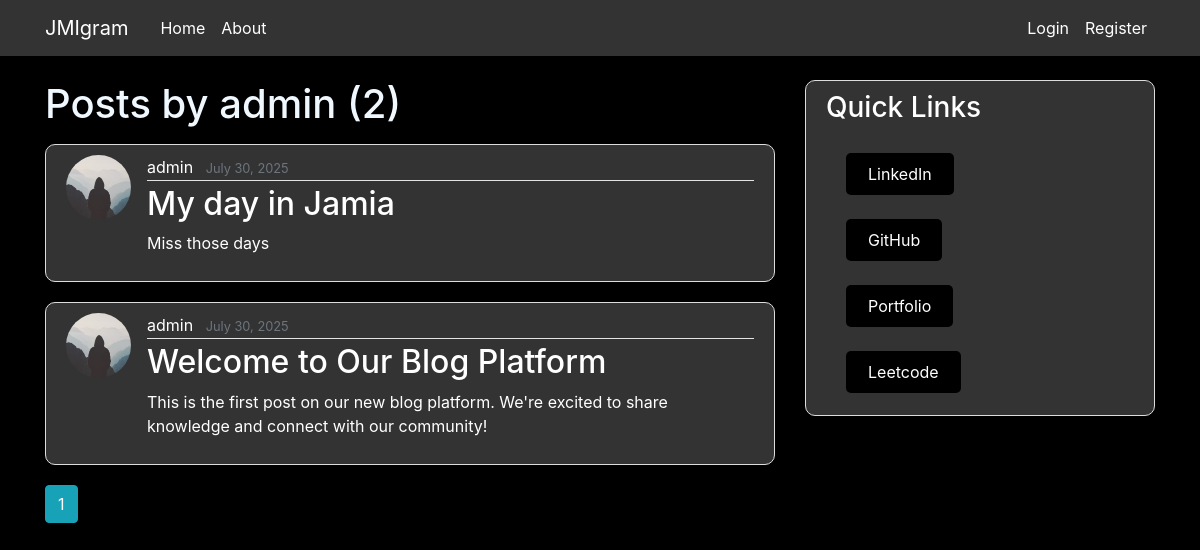
Screenshot of /user/admin with the database file from the repository.
### flaskblog/models.py (models this page shows, shortened)
class User(db.Model, UserMixin):
    id = db.Column(db.Integer, primary_key=True)
    username = db.Column(db.String(20), unique=True, nullable=False)
    email = db.Column(db.String(120), unique=True, nullable=False)
    image_file = db.Column(db.String(20), nullable=False, default='default.jpg')
    password = db.Column(db.String(60), nullable=False)
    is_admin = db.Column(db.Boolean, default=False)  # <-- Add this
    role=db.Column(db.String(30),default="Student")
    posts = db.relationship('Post', backref='author', lazy=True)

class Post(db.Model):
    id = db.Column(db.Integer, primary_key=True)
    is_under_review = db.Column(db.Boolean, default=False)
    title = db.Column(db.String(100), nullable=False)
    content = db.Column(db.Text, nullable=True)  # Text post
    image_file = db.Column(db.String(120), nullable=True)  # Optional image
    date_posted = db.Column(db.DateTime, nullable=False, default=datetime.utcnow)
    user_id = db.Column(db.Integer, db.ForeignKey('user.id'), nullable=False)

### flaskblog/routes.py (the view)
@app.route("/user/<string:username>")
def user_posts(username):
    page = request.args.get('page', 1, type=int)
    user = User.query.filter_by(username=username).first_or_404()
    posts = Post.query.filter_by(author=user).order_by(Post.date_posted.desc()).paginate(page=page, per_page=5)
    return render_template('user_posts.html', posts=posts, user=user)

### flaskblog/templates/user_posts.html
{% extends "layout.html" %}
{% block content %}
  <h1 class="mb-3" style="color: aliceblue;">Posts by {{ user.username }} ({{ posts.total }})</h1>
  {% for post in posts.items %}
  <article class="media content-section">
    <img class="rounded-circle article-img" src="{{ url_for('static', filename='profile_pic/' + post.author.image_file) }}">
    <div class="media-body">
      <div class="article-metadata">
        <a class="mr-2" href="{{ url_for('user_posts', username=post.author.username) }}">{{ post.author.username }}</a>
        <small class="text-muted">{{ post.date_posted.strftime('%B %d, %Y') }}</small>
      </div>
      <h2><a class="article-title" href="{{ url_for('post', post_id=post.id) }}">{{ post.title }}</a></h2>
      <p class="article-content" style="color: white;">{{ post.content }}</p>
    </div>
  </article>
  {% endfor %}
  {% for page_num in posts.iter_pages(left_edge=1, right_edge=1, left_current=1, right_current=2) %}
    {% if page_num %}
      {% if posts.page == page_num %}
        <a class="btn btn-info mb-4" href="{{ url_for('user_posts', username=user.username, page=page_num) }}">{{ page_num }}</a>
      {% else %}
        <a class="btn btn-outline-info mb-4" href="{{ url_for('user_posts', username=user.username, page=page_num) }}">{{ page_num }}</a>
      {% endif %}
    {% else %}
      ...
    {% endif %}
  {% endfor %}
{% endblock content %}

### flaskblog/static/main.css (style rules this page uses)
body { background: #fafafa; color: #333333; margin-top: 5rem; }
h1, h2, h3, h4, h5, h6 { color: #444444; }
.content-section { background: #ffffff; padding: 10px 20px; border: 1px solid #dddddd; border-radius: 3px; margin-bottom: 20px; }
.article-title { color: white; }
.article-content { white-space: pre-line; }
.article-img { height: 65px; width: 65px; margin-right: 16px; }
.article-metadata { padding-bottom: 1px; margin-bottom: 4px; border-bottom: 1px solid #e3e3e3 }
.content-section { border-radius: 10px; background-color: #333; }

### flaskblog/templates/layout.html (style rules this page uses)
label, .form-control, .form-check-label, .form-check-input, .btn, small, a { color: white !important; }

### rows the page displays
User: username "admin"
Post: image_file (placeholder picture), author.username "admin", date_posted "July 30, 2025", title "My day in Jamia", content "Miss those days"
Post: image_file (placeholder picture), author.username "admin", date_posted "July 30, 2025", title "Welcome to Our Blog Platform", content "This is the first post on our new blog platform. We're excited to share knowledge and connect with our community!"

### other values shown
{{ posts.total }} "2"
{{ page_num }} "1"
